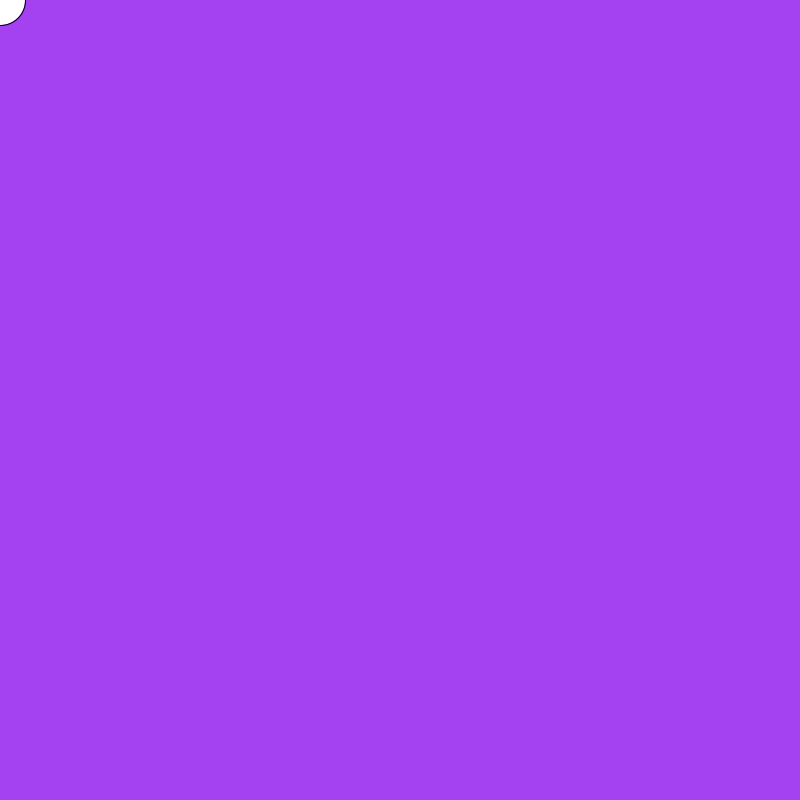
Frame 1 (no input)
Frame 60 (the mouse pressed at the canvas centre just before this capture): identical to frame 1, image omitted
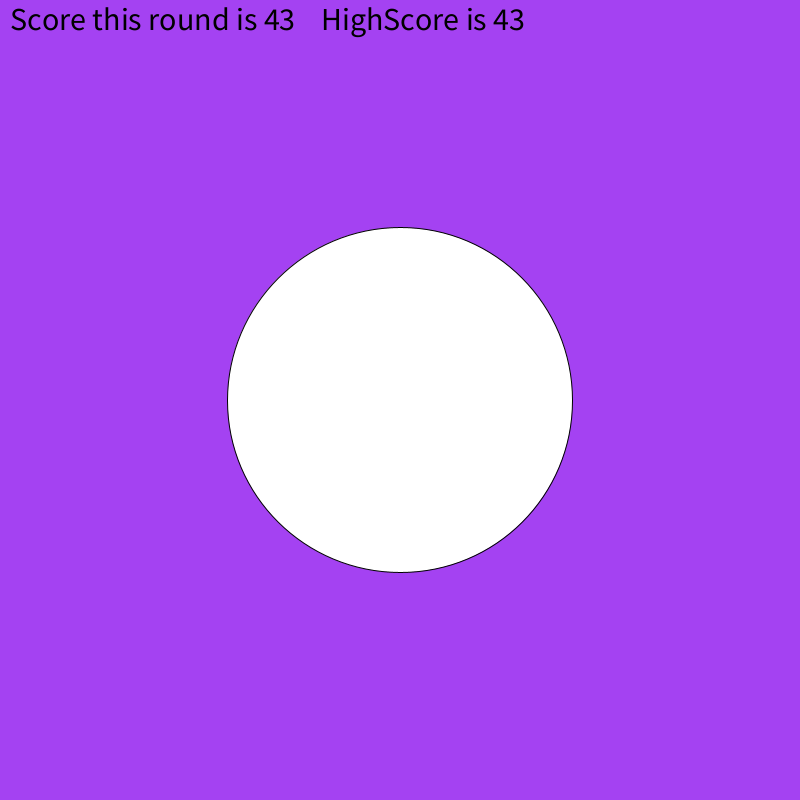
Frame 120 (the mouse held since frame 60 and released just before this capture)

The Processing sketch that drew these frames (run headless with seeded random() and noise(); from frame 60 on, the mouse is pressed at the canvas centre):

// Processing sketch: processing_170840
// ── processing_170840.pde

int r=int(random(255)); //random color
int g=int(random(255)); //random color
int b=int(random(255)); //random color
int w= 50; //sets width to 50
int h=50;  //sets height to 50
int highScore=0;


void setup() {
  size(800, 800); //sets screen to 800,800
   noCursor();//hides cursor
  background(r, g, b); //random color for background
  
}
void draw() {
  background(r, g, b); //random color for background
  
  ellipse(mouseX, mouseY, w, h); //ellipse that follows the mouse
  if ((mouseY-(h/2)<=0) || (mouseY+(h/2)>=800)) //left and right side of the screen
   smaller(); //makes the ellipse smaller
   else 
    bigger(); //makes the ellipse bigger
}

void bigger(){
 if (mousePressed) {
    
      
        w=w+5; //adds 5 to width
        h=h+5; //adds 5 to height
        pointTrack(w); //adds points 
      
      
    
  } 
  
}

void smaller(){
  if (mousePressed) {
     delay(1000);
     w=50; //resets ellipse
     h=50; //resets ellipse
     
    
  } 
}

//keeps track of score out of 100
void pointTrack(int rawPoints){
 int points=rawPoints/8;
if (points>highScore)
  highScore=points; //makes the highScore the current score if it is higher
textSize(32);
fill(0);
 text("Score this round is " +points+"    HighScore is "+highScore, 10, 30);
println("Score this round is " +points+"    HighScore is "+highScore); // tells you current and highScore
fill(255);
if(highScore==100){
for (int i=0; i<=20; i++){ 
  textSize(32);
  fill(0);
 text("YOU WINNN!!!!!!!!!!!", 10, 90);
 fill(255);
println("YOU WINNN!!!!!!!!!!!"); //says you win when the circle is the biggest
 highScore=0;
}
}}
